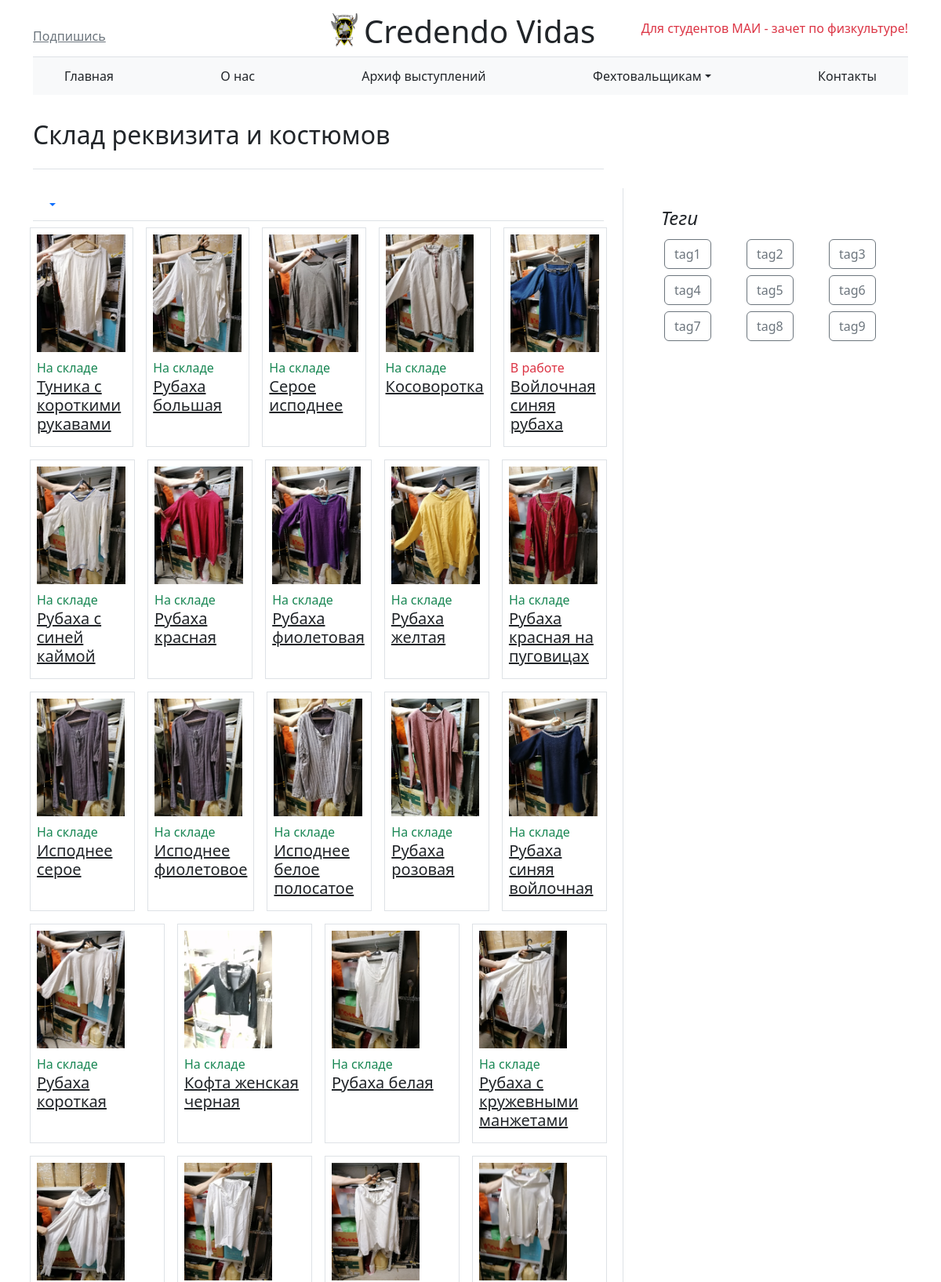
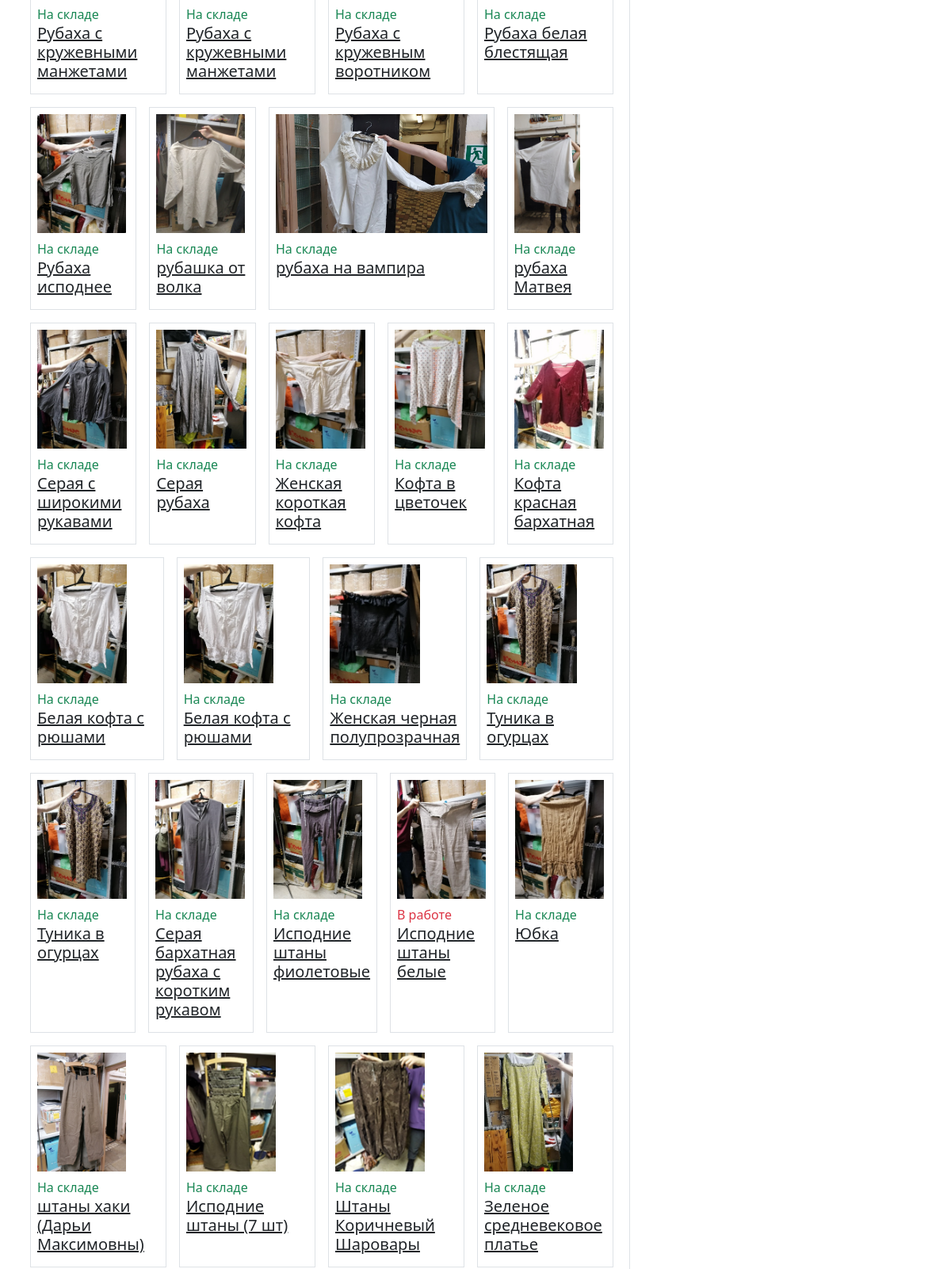
The page /store/ (upper part) on the database as committed earlier (2 pictures, top to bottom).
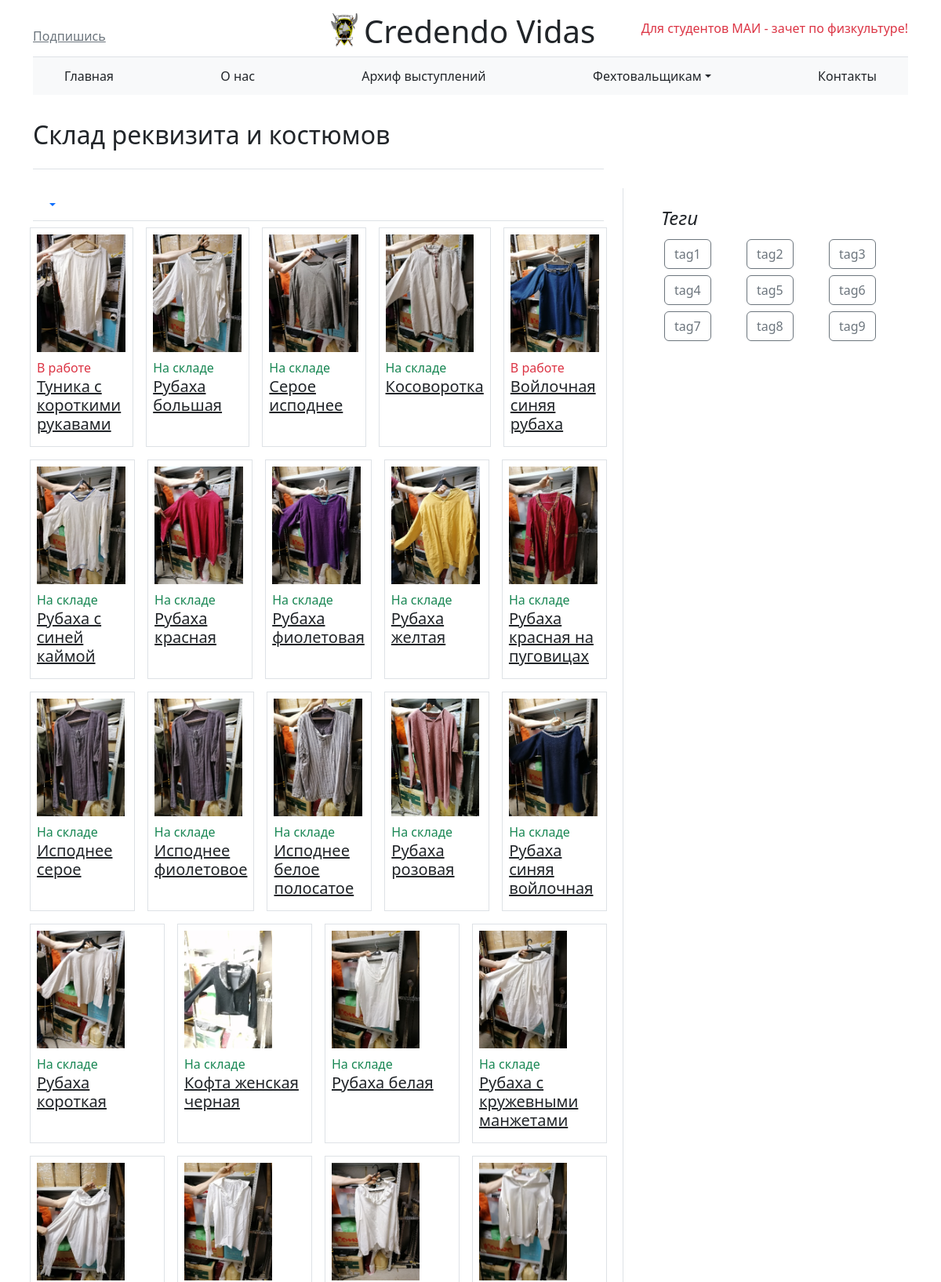
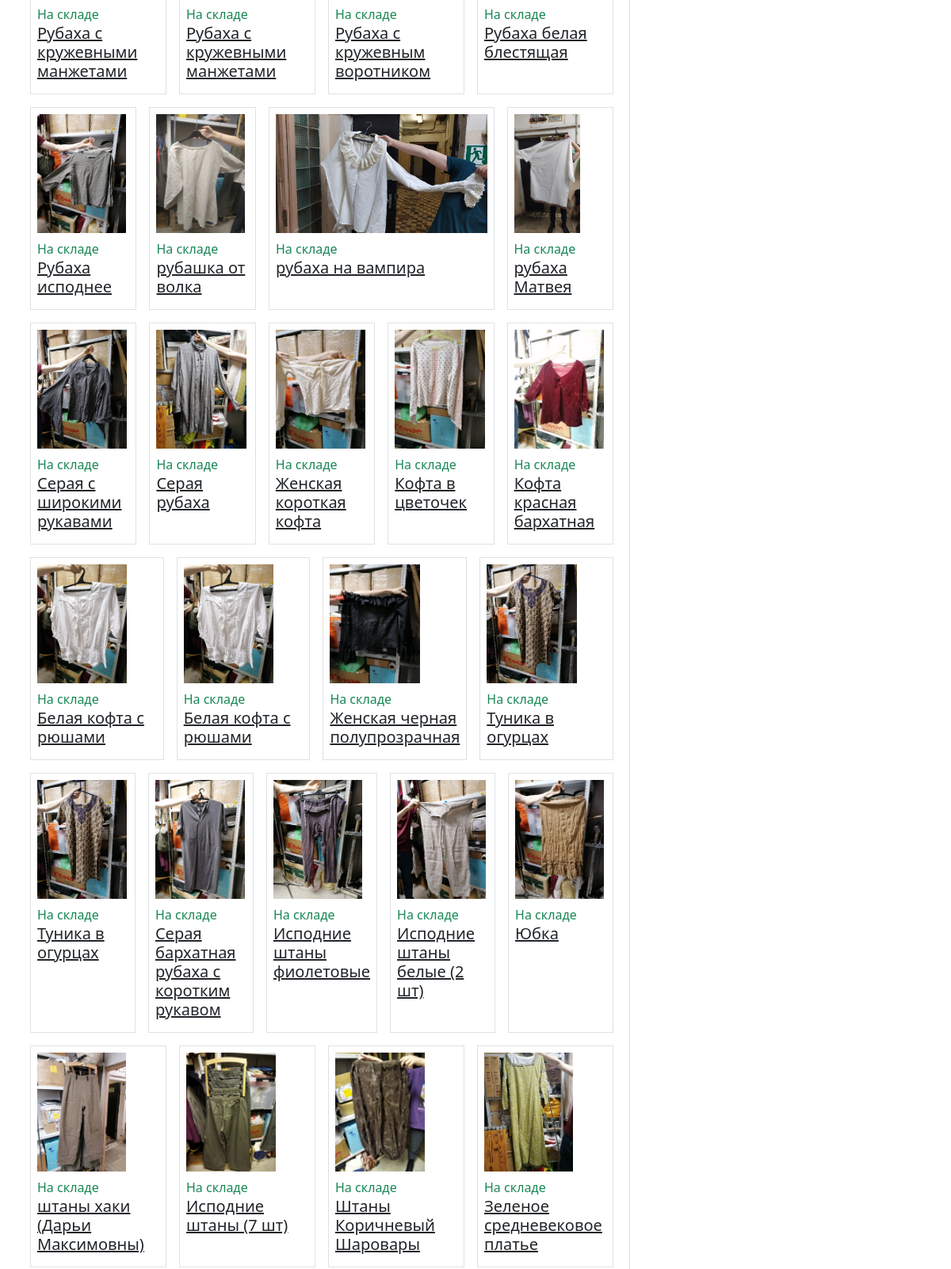
The same page on the database as committed later (2 pictures, top to bottom).
### store/models.py (models this page shows, shortened)
class Item(models.Model):
    STORED = True
    ACTIVE = False
    STATUS_CHOISES = [
        (STORED, 'На складе'),
        (ACTIVE, 'В работе')
    ]
    name = models.CharField('Название', max_length=100)
    photo = models.ImageField(upload_to='store/item_images/', default="No-Image-Placeholder.svg")
    place = models.CharField('Место на складе', max_length=50)
    size = models.CharField('Размер', max_length=30, blank=True)
    material = models.CharField('Материал', max_length=30, blank=True)
    status = models.BooleanField('Статус', choices=STATUS_CHOISES)
    color = models.ManyToManyField(Color)
    last_status_change = models.DateTimeField('Последнее изменение статуса')
    tags = models.ManyToManyField(Tag, blank=True, null=True)
    category = models.ForeignKey(Category, on_delete=models.CASCADE, verbose_name="Категория", blank=True, default=14)
    quantity_available = models.IntegerField('Доступное количество', default=1)
    quantity_total = models.IntegerField('Общее количество', default=1)
    class Meta:
        verbose_name = 'Предмет'
        verbose_name_plural = 'Предметы'

### store/views.py (the view)
# urls.py: path('', views.catalog, name='catalog'),
def catalog(request):
    categories = Category.objects.all()
    items = Item.objects.all()
    context = {'items': items,
               'categories': categories}
    return render(request, 'store/catalog.html', context)

### templates/store/catalog.html (shortened to what this page needs)
{% extends 'main/layout.html' %}
{% load mptt_tags %}
{% load static %}
{% block content %}
    <main class="container">
  <div class="row g-5">
    <div class="col-md-8">
      <h2 class="pb-4 my-4 border-bottom">
        Склад реквизита и костюмов
      </h2>
    </div>
  </div>
    <div class="row g-5">
        <div class="col-8">
            <ul class="nav nav-tabs">
                {% recursetree categories %}
                    {% if not node.is_leaf_node %}
                        <li class="nav-item dropdown">
                            <a class="nav-link dropdown-toggle" id="tabs-dropdown" role="button" data-bs-toggle="dropdown" aria-expanded="false">
                            </a>
                        </li>
                    {% else %}
                        <li class="nav-item">
                            <a class="nav-link" aria-current="page" href="category={{ node.slug }}">{{ node.name }}</a>
                        </li>
                    {% endif %}
                {% endrecursetree %}
            </ul>
            <div class="row justify-content-between">
                {% for item in items %}
                    <div class="col-sm m-2 p-2 border">
                        {% if item.photo.url == "" %}
                            <img class="mb-2" src="{% static 'img/No-Image-Placeholder.svg' %}" height="150">
                        {% else %}
                            <img class="mb-2" src="{{ item.photo.url }}" alt="Image" height="150">
                        {% endif %}
                        <div class="align-self-end">
                            {% if item.status == item.STORED %}
                            <p class="mb-0 text-success"> На складе</p>
                            {% else %}
                            <p class="mb-0 text-danger"> В работе</p>
                            {% endif %}
                        </div>
                        <h5><a class="link-dark" href="item-id={{ item.id }}">{{ item.name }}</a></h5>
                    </div>
                {% endfor %}
             </div>
        </div>
        <div class="col-4 border-start">
      <div class="position-sticky" style="top: 2rem;">
        <div class="p-4">
          <h4 class="fst-italic">Теги</h4>
          <div class="row justify-content-between">
              <div class="col m-1"><button class="btn btn-outline-secondary">tag1</button></div>
              <div class="col m-1"><button class="btn btn-outline-secondary">tag2</button></div>
              <div class="col m-1"><button class="btn btn-outline-secondary">tag3</button></div>
              <div class="col m-1"><button class="btn btn-outline-secondary">tag4</button></div>
              <div class="col m-1"><button class="btn btn-outline-secondary">tag5</button></div>
              <div class="col m-1"><button class="btn btn-outline-secondary">tag6</button></div>
              <div class="col m-1"><button class="btn btn-outline-secondary">tag7</button></div>
              <div class="col m-1"><button class="btn btn-outline-secondary">tag8</button></div>
              <div class="col m-1"><button class="btn btn-outline-secondary">tag9</button></div>
          </div>
        </div>
      </div>
    </div>
    </div>
</main>
{% endblock %}

Rows that differ between the two databases and show on the page:
changed Item "Туника с короткими рукавами": status "На складе" → "В работе"
changed Item: name "Исподние штаны белые" → "Исподние штаны белые (2 шт)"; status "В работе" → "На складе"
